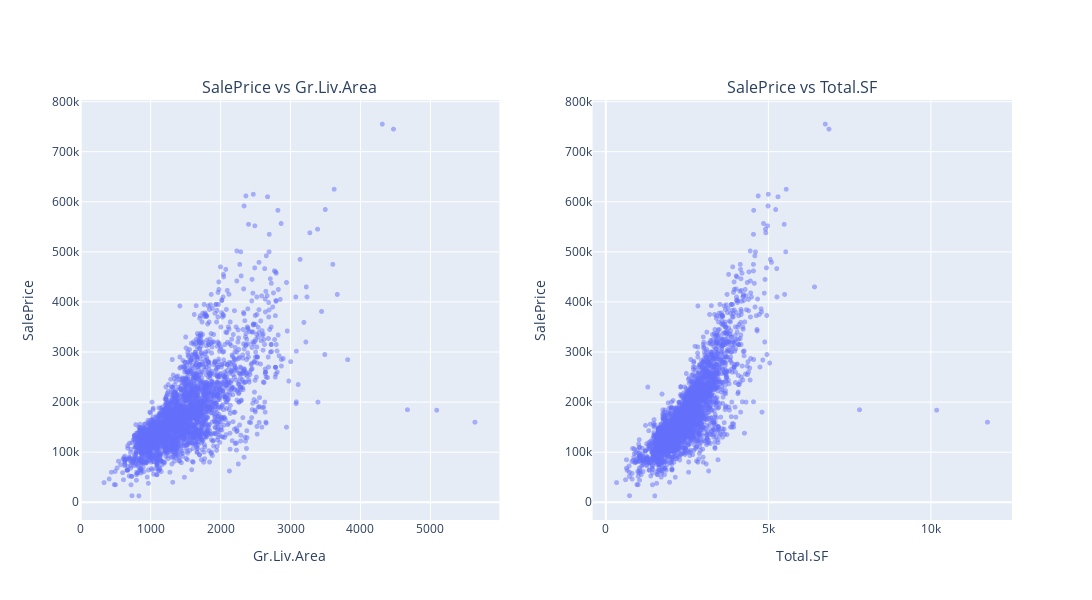

The code cell stored with this chart in its notebook:
### Code cell
from plotly.subplots import make_subplots

fig1_px = px.scatter(df, x='Gr.Liv.Area', y='SalePrice')
fig1_px.update_traces(marker=dict(size=5, opacity=0.5))


fig2_px = px.scatter(df, x='Total.SF', y='SalePrice')
fig2_px.update_traces(marker=dict(size=5, opacity=0.5))

fig_subplots = make_subplots(
    rows=1, cols=2,
    subplot_titles=('SalePrice vs Gr.Liv.Area', 'SalePrice vs Total.SF')
)


fig_subplots = make_subplots(
    rows=1, cols=2,
    subplot_titles=('SalePrice vs Gr.Liv.Area', 'SalePrice vs Total.SF')
)


for trace in fig1_px.data:
    fig_subplots.add_trace(trace, row=1, col=1)


for trace in fig2_px.data:
    fig_subplots.add_trace(trace, row=1, col=2)

fig_subplots.update_xaxes(title_text='Gr.Liv.Area', row=1, col=1)
fig_subplots.update_yaxes(title_text='SalePrice', row=1, col=1)


fig_subplots.update_xaxes(title_text='Total.SF', row=1, col=2)
fig_subplots.update_yaxes(title_text='SalePrice', row=1, col=2) 


fig_subplots.update_layout(
    height=600, 
    width=1200, 
    showlegend=False 
)


fig_subplots.show()

### Figure 1 — Plotly figure (JSON) as saved in the notebook; plotly's stock layout.template omitted (floating-point values rounded to 4 significant figures; data arrays with more than 128 entries replaced by an {"elided": "..."} marker saying what was removed)
{"data": [{"hovertemplate": "Gr.Liv.Area=%{x}<br>SalePrice=%{y}<extra></extra>", "legendgroup": "", "marker": {"color": "#636efa", "opacity": 0.5, "size": 5, "symbol": "circle"}, "mode": "markers", "name": "", "showlegend": false, "type": "scattergl", "x": {"elided": "2930 int values"}, "xaxis": "x", "y": {"elided": "2930 int values"}, "yaxis": "y"}, {"hovertemplate": "Total.SF=%{x}<br>SalePrice=%{y}<extra></extra>", "legendgroup": "", "marker": {"color": "#636efa", "opacity": 0.5, "size": 5, "symbol": "circle"}, "mode": "markers", "name": "", "showlegend": false, "type": "scattergl", "x": {"elided": "2930 float values"}, "xaxis": "x2", "y": {"elided": "2930 int values"}, "yaxis": "y2"}], "layout": {"annotations": [{"font": {"size": 16}, "showarrow": false, "text": "SalePrice vs Gr.Liv.Area", "x": 0.225, "xanchor": "center", "xref": "paper", "y": 1, "yanchor": "bottom", "yref": "paper"}, {"font": {"size": 16}, "showarrow": false, "text": "SalePrice vs Total.SF", "x": 0.775, "xanchor": "center", "xref": "paper", "y": 1, "yanchor": "bottom", "yref": "paper"}], "height": 600, "showlegend": false, "width": 1200, "xaxis": {"anchor": "y", "domain": [0, 0.45], "title": {"text": "Gr.Liv.Area"}}, "xaxis2": {"anchor": "y2", "domain": [0.55, 1], "title": {"text": "Total.SF"}}, "yaxis": {"anchor": "x", "domain": [0, 1], "title": {"text": "SalePrice"}}, "yaxis2": {"anchor": "x2", "domain": [0, 1], "title": {"text": "SalePrice"}}}}
